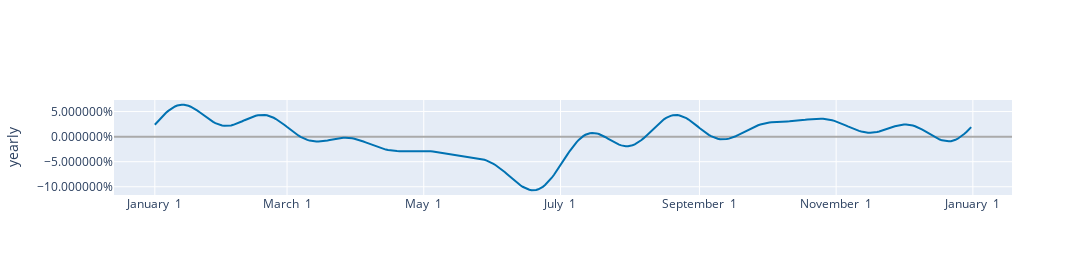

Notebook code for this chart:
### Markdown cell above
## Gráfico interativo da sazionalidade

### Code cell
fig = plot_seasonality_plotly(model, 'yearly', figsize=(1150, 275))

py.iplot(fig)

### Figure 1 — Plotly figure (JSON) as saved in the notebook; plotly's stock layout.template omitted (floating-point values rounded to 4 significant figures; data arrays with more than 128 entries replaced by an {"elided": "..."} marker saying what was removed)
{"data": [{"line": {"color": "#0072B2", "width": 2}, "mode": "lines", "name": "yearly", "type": "scatter", "x": {"elided": "365 str values"}, "y": {"elided": "365 float values"}}], "layout": {"height": 275, "showlegend": false, "width": 1150, "xaxis": {"range": ["2016-12-13T18:54:02.958904115", "2018-01-18T11:04:57.863013581"], "tickformat": "%B %e", "type": "date"}, "yaxis": {"hoverformat": ".2%", "tickformat": "%", "title": {"text": "yearly"}, "zerolinecolor": "#AAA"}}}
